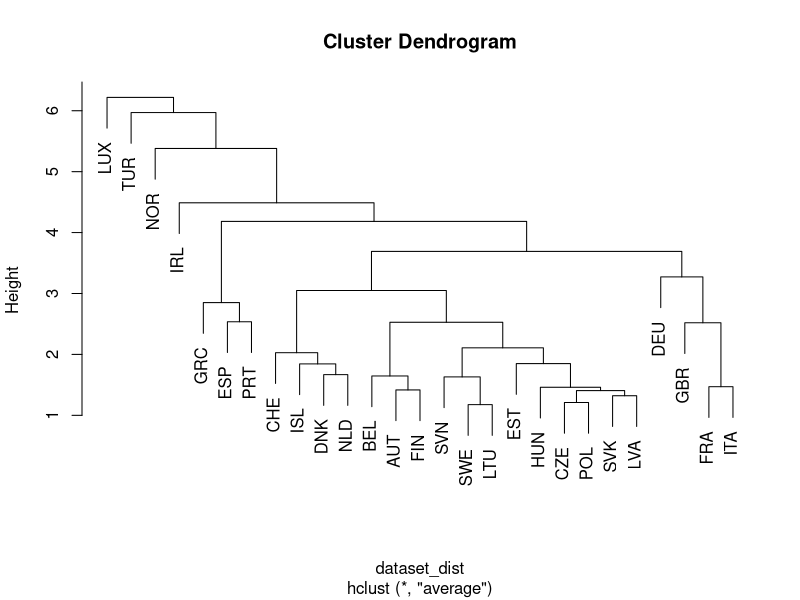
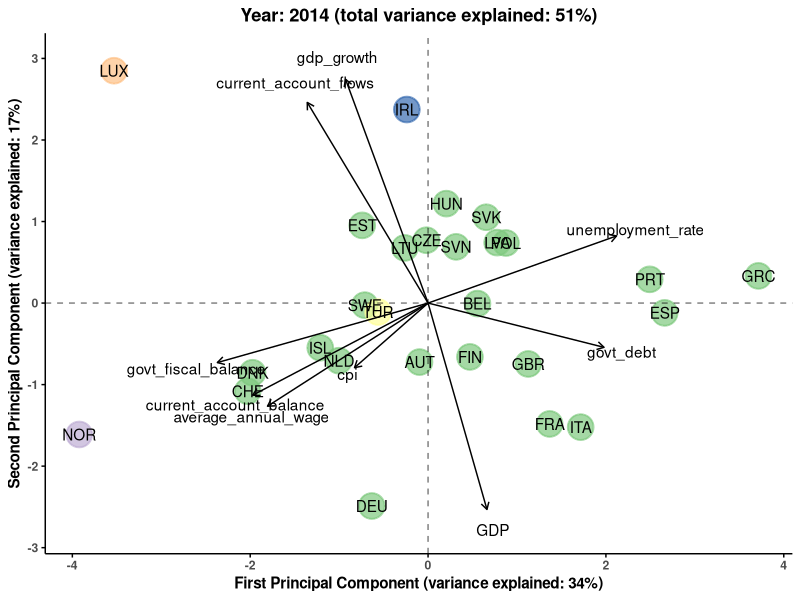
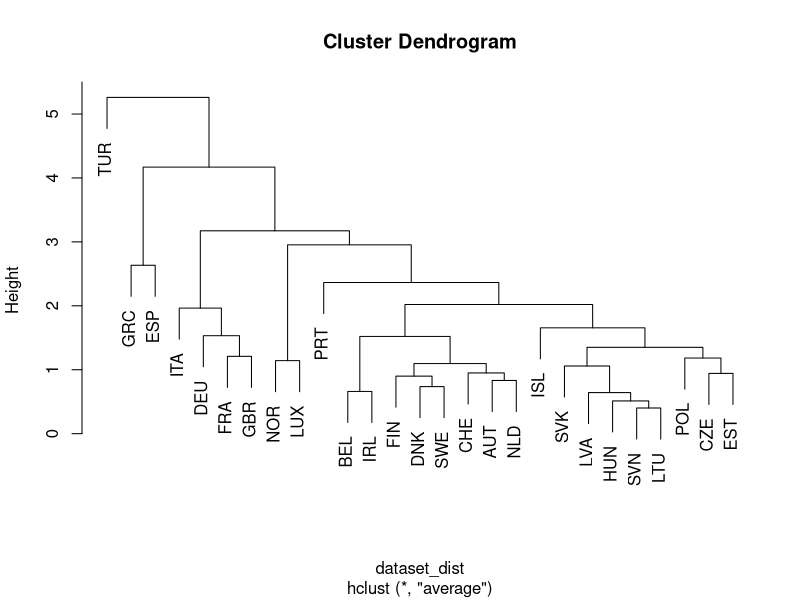
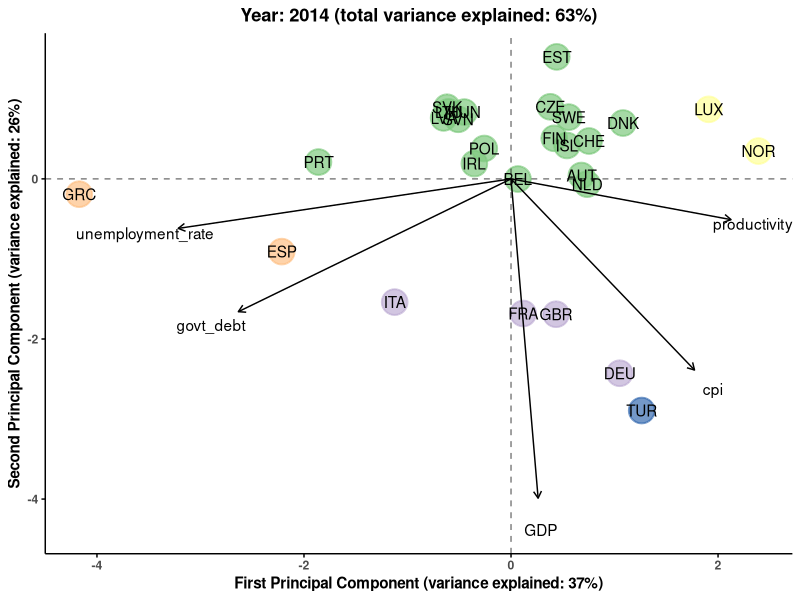
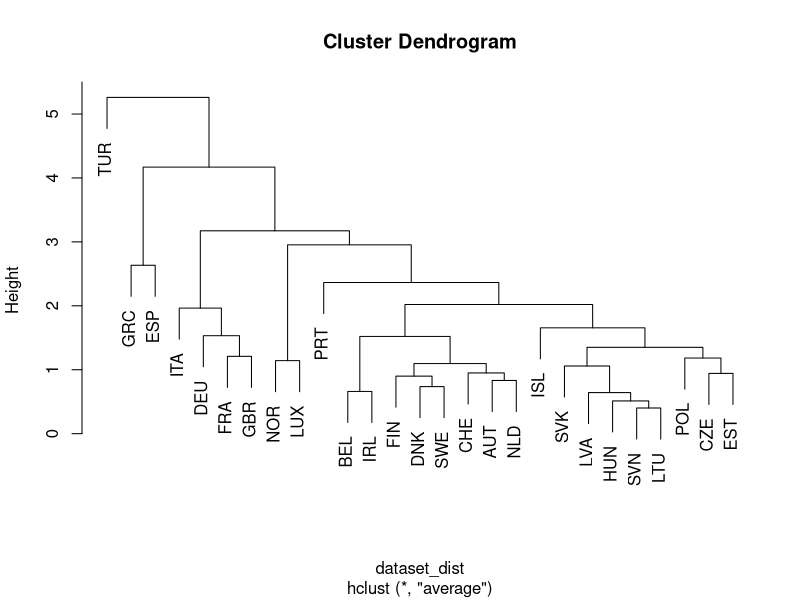
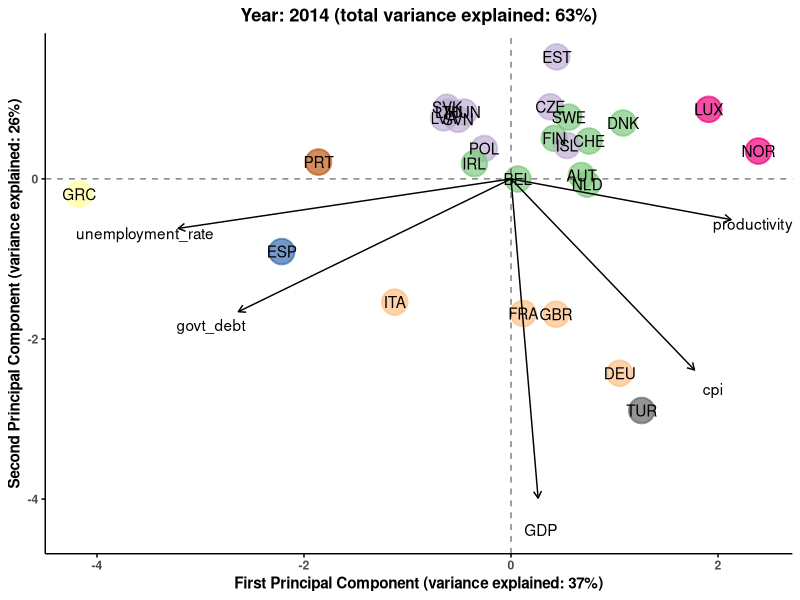
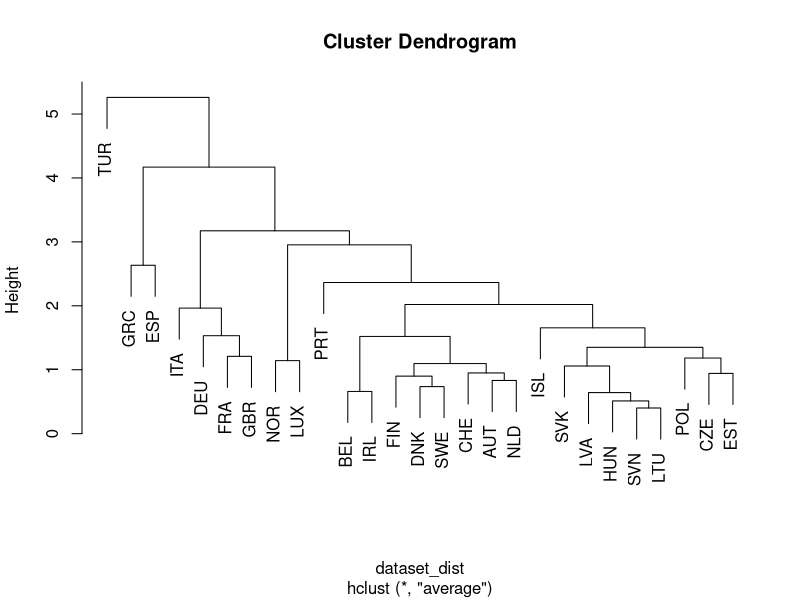
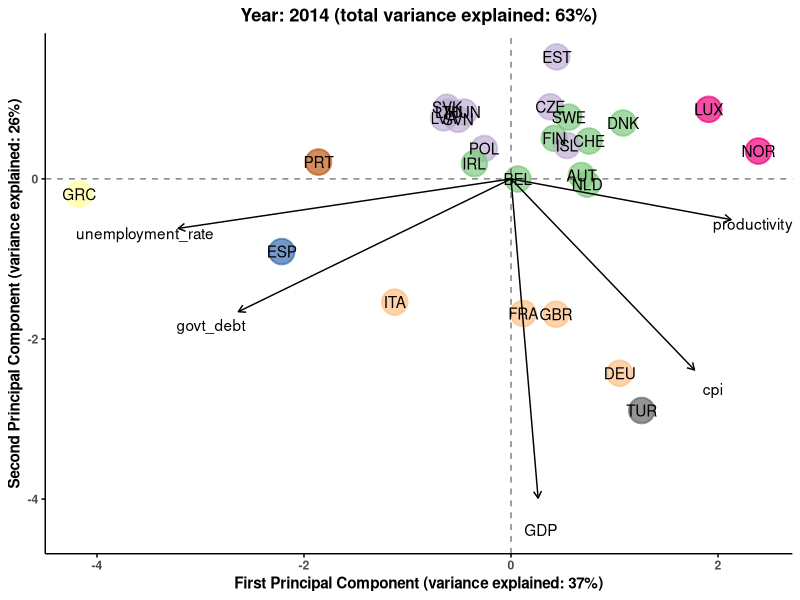

R code for these plots, in order:
## ---- chunk 1
knitr::opts_chunk$set(echo = TRUE)
## ---- chunk 2

macro_pca <- function(year_select, k, variables){
  
  setwd("/Users/davidrosenfeld/Documents/app_test/test_app")
  
  library(plyr)
  library(dplyr)
  library(ggplot2)
  
  macro_dataset <- read.csv("macro_dataset.csv")[,-1]
  
  dataset <- macro_dataset %>%
    filter(Year == year_select) %>%
    select_(.dots = c("LOCATION", variables))
  
  dataset[,2:ncol(dataset)] <- scale(dataset[,2:ncol(dataset)])
  
  for(i in 2:ncol(dataset)){
    dataset[,i][is.na(dataset[,i])] = mean(dataset[,i], na.rm = TRUE)
  }
  
  rownames(dataset) <- dataset[,1]
  
  dataset_dist <- dist(dataset[,2:ncol(dataset)])
  dataset_clust <- hclust(dataset_dist, method = "average")
  dendrogram <- plot(dataset_clust)
  cut_tree <- as.matrix(cutree(dataset_clust, k = k), ncol = 1)
  
  dataset <- cbind(dataset, cut_tree)
  
  svd_data <- svd(dataset[, 2:(ncol(dataset) - 1)])
  rpc <- data.frame(svd_data$u %*% diag(svd_data$d))
  csc <- data.frame(svd_data$v)
  
  pve <- 100*svd_data$d^2/sum(svd_data$d^2)
  
  pca_plot <- ggplot(NULL, aes(x = X1, y = X2)) +
    geom_point(data = rpc, size = 8, alpha = 0.7, aes(col = as.factor(dataset$cut_tree),
                                                      stroke = 1)) +
    geom_text(data = rpc, aes(label = dataset[,1])) +
    geom_segment(data = csc, aes(x = 0, xend = 5* csc[,1], y = 0, yend = 5*csc[,2]),
                 arrow = arrow(length = unit(0.2,"cm"))) +
    geom_text(data = csc, aes(x = 5.5* csc[,1], y = 5.5*csc[,2], 
                              label = colnames(dataset[,2:(ncol(dataset) - 1)]))) +
    # Make the background blank, get rid of grid lines, but keep axis lines and make the axis text bold
    theme(panel.background = element_blank(), panel.grid = element_blank(), axis.line = element_line(color = "black"), 
          axis.ticks = element_line(color = "black"), axis.title = element_text(face = "bold"), 
          axis.text = element_text(face = "bold"), legend.position = "none") +
    # Add horizontal and vertical dotted lines at 0
    geom_hline(yintercept = 0, lty = 2, alpha = 0.5) +
    geom_vline(xintercept = 0, lty = 2, alpha = 0.5) +
    ggtitle(paste0("Year: ", year_select, 
                   " (total variance explained: ", round(pve[1] + pve[2]), "%)")) + 
    theme(plot.title = element_text(hjust = 0.5, face = "bold")) +
    scale_colour_brewer(type = "qual") +
    xlab(paste0("First Principal Component (variance explained: ", round(pve[1]), "%)")) +
    ylab(paste0("Second Principal Component (variance explained: ", round(pve[2]), "%)"))
  
  return(list(dendrogram = dendrogram, pca_plot = pca_plot))
}

## ---- chunk 3

    macro_pca(year_select = 2014, k = 5, 
              variables = c("GDP", "gdp_growth", "average_annual_wage", "cpi","current_account_balance",
               "unemployment_rate",  
               "govt_fiscal_balance", "govt_debt", 
               "current_account_flows"))$pca_plot  

## ---- chunk 4

    macro_pca(year_select = 2014, k = 5, 
              variables = c("GDP", "productivity", "cpi",
               "unemployment_rate",  
               "govt_debt"))$pca_plot  

## ---- chunk 5

    macro_pca(year_select = 2014, k = 8, 
              variables = c("GDP", "productivity", "cpi",
               "unemployment_rate",  
               "govt_debt"))$pca_plot  

## ---- chunk 6

    macro_pca(year_select = 2014, k = 8, 
              variables = c("GDP", "productivity", "cpi",
               "unemployment_rate",  
               "govt_debt"))$pca_plot  

